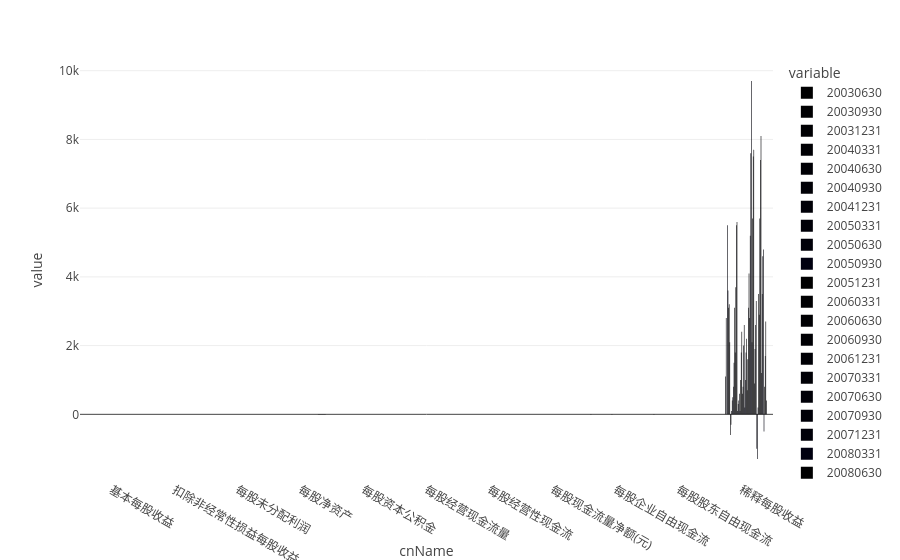

Notebook code cell kept with this figure:
### Code cell
import plotly.express as px
fig = px.bar(df, x='cnName', y=list(df.columns[-84:]) ,barmode='group',)
fig.show()
